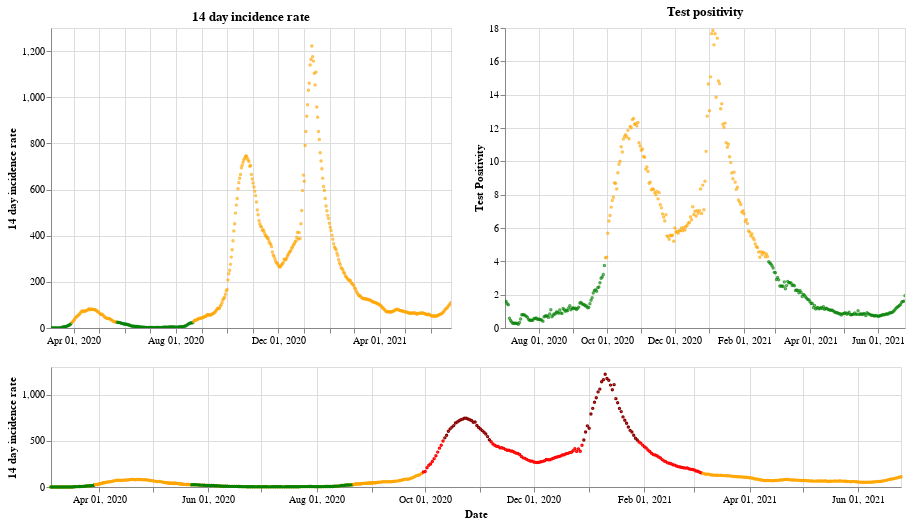

The notebook cell saved with this chart:
### Markdown cell above
## Northern Ireland

### Code cell
plot_traffic_light('Northern Ireland')

### Figure 1 — Vega-Lite specification as saved in the notebook (floating-point values rounded to 4 significant figures; data arrays with more than 128 entries replaced by an {"elided": "..."} marker saying what was removed)
{"config": {"view": {"continuousWidth": 400, "continuousHeight": 300}}, "vconcat": [{"hconcat": [{"mark": {"type": "point", "size": 2}, "encoding": {"color": {"condition": {"value": "green", "test": "(datum.twoWeeklyCasesRate <= 25)"}, "value": "orange"}, "tooltip": [{"type": "nominal", "field": "areaName"}, {"type": "temporal", "field": "date"}, {"type": "quantitative", "field": "twoWeeklyCasesRate"}, {"type": "quantitative", "field": "testPositivity"}], "x": {"type": "temporal", "axis": {"title": ""}, "field": "date", "scale": {"domain": {"selection": "DateBrush"}}, "timeUnit": "yearmonthdate"}, "y": {"type": "quantitative", "axis": {"title": "14 day incidence rate"}, "field": "twoWeeklyCasesRate"}}, "title": "14 day incidence rate", "width": 400}, {"mark": {"type": "point", "size": 2}, "encoding": {"color": {"condition": {"value": "green", "test": "(datum.testPositivity <= 4)"}, "value": "orange"}, "tooltip": [{"type": "nominal", "field": "areaName"}, {"type": "temporal", "field": "date"}, {"type": "quantitative", "field": "twoWeeklyCasesRate"}, {"type": "quantitative", "field": "testPositivity"}], "x": {"type": "temporal", "axis": {"title": ""}, "field": "date", "scale": {"domain": {"selection": "DateBrush"}}, "timeUnit": "yearmonthdate"}, "y": {"type": "quantitative", "axis": {"title": "Test Positivity"}, "field": "testPositivity"}}, "title": "Test positivity", "width": 400}]}, {"layer": [{"mark": {"type": "point", "size": 2}, "encoding": {"color": {"condition": {"value": "orange", "test": "((50 && datum.twoWeeklyCasesRate) < 150)"}, "value": "red"}, "opacity": {"condition": {"value": 1, "test": "((50 && datum.twoWeeklyCasesRate) < 500)"}, "value": 0}, "tooltip": [{"type": "nominal", "field": "areaName"}, {"type": "temporal", "field": "date"}, {"type": "quantitative", "field": "twoWeeklyCasesRate"}, {"type": "quantitative", "field": "testPositivity"}], "x": {"type": "temporal", "axis": {"title": "Date"}, "field": "date", "timeUnit": "yearmonthdate"}, "y": {"type": "quantitative", "axis": {"title": "14 day incidence rate"}, "field": "twoWeeklyCasesRate"}}, "selection": {"DateBrush": {"type": "interval", "encodings": ["x"], "fields": ["Time"]}}, "width": 850}, {"mark": {"type": "point", "size": 2}, "encoding": {"color": {"value": "darkred"}, "opacity": {"condition": {"value": 1, "test": "(datum.twoWeeklyCasesRate >= 500)"}, "value": 0}, "tooltip": [{"type": "nominal", "field": "areaName"}, {"type": "temporal", "field": "date"}, {"type": "quantitative", "field": "twoWeeklyCasesRate"}, {"type": "quantitative", "field": "testPositivity"}], "x": {"type": "temporal", "axis": {"title": "Date"}, "field": "date", "timeUnit": "yearmonthdate"}, "y": {"type": "quantitative", "axis": {"title": "14 day incidence rate"}, "field": "twoWeeklyCasesRate"}}, "width": 400}, {"mark": {"type": "point", "size": 2}, "encoding": {"color": {"condition": {"value": "green", "test": "((4 && datum.twoWeeklyCasesRate) < 25)"}, "value": "orange"}, "opacity": {"condition": {"value": 1, "test": "(datum.twoWeeklyCasesRate < 50)"}, "value": 0}, "tooltip": [{"type": "nominal", "field": "areaName"}, {"type": "temporal", "field": "date"}, {"type": "quantitative", "field": "twoWeeklyCasesRate"}, {"type": "quantitative", "field": "testPositivity"}], "x": {"type": "temporal", "axis": {"title": "Date"}, "field": "date", "timeUnit": "yearmonthdate"}, "y": {"type": "quantitative", "axis": {"title": "14 day incidence rate"}, "field": "twoWeeklyCasesRate"}}, "width": 400}], "height": 120, "width": 800}], "data": {"name": "data-5617137527813e448bd2bcc59e507457"}, "$schema": "https://vega.github.io/schema/vega-lite/v4.8.1.json", "datasets": {"data-5617137527813e448bd2bcc59e507457": {"elided": "478 records"}}}
